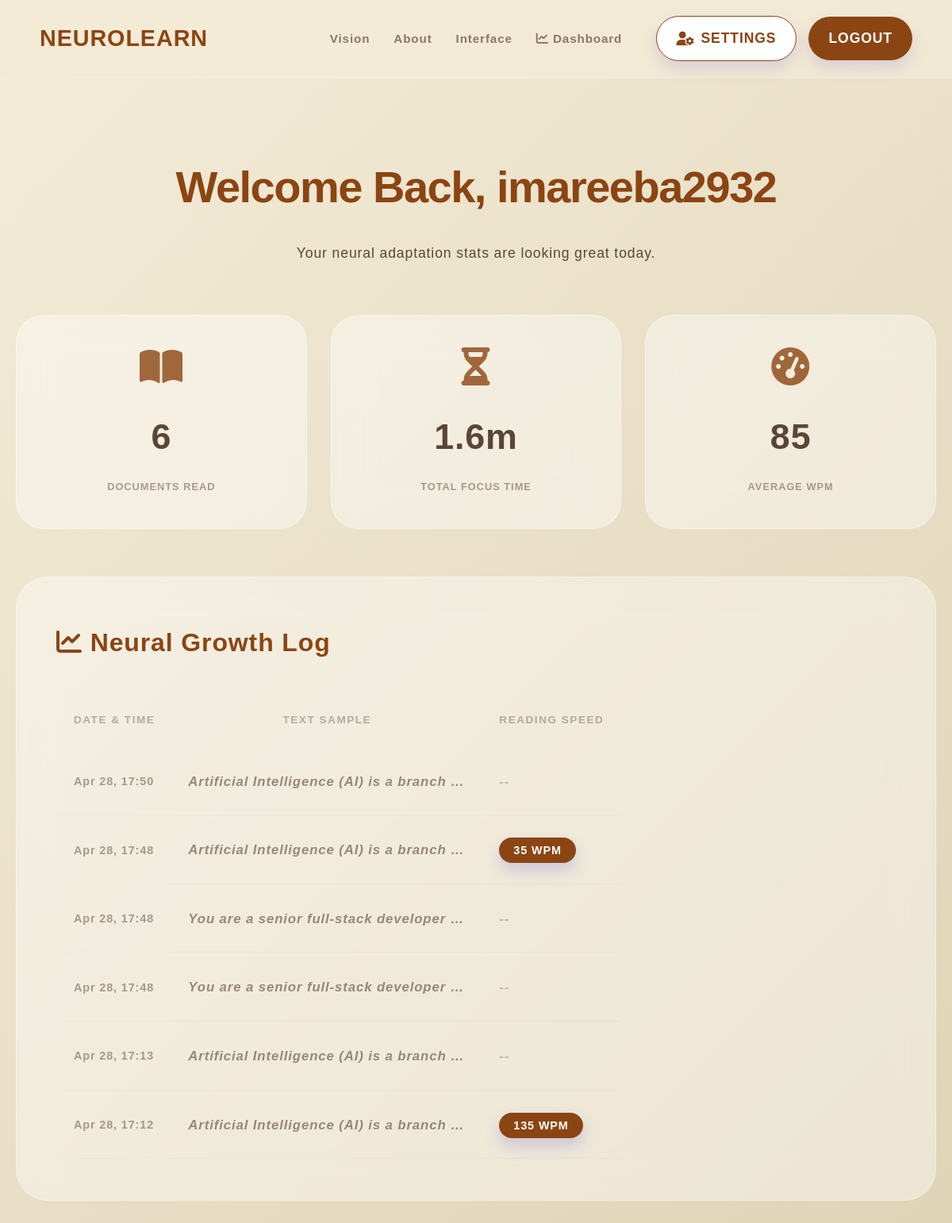
The page /dashboard (signed in) on the database its author committed.
### models.py (models this page shows)
class User(db.Model, UserMixin):
    id = db.Column(db.Integer, primary_key=True)
    username = db.Column(db.String(150), unique=True, nullable=False)
    password_hash = db.Column(db.String(150), nullable=False)
    is_admin = db.Column(db.Boolean, default=False)
    profile = db.relationship('UserProfile', backref='user', uselist=False, cascade='all, delete-orphan')
    history = db.relationship('ReadingHistory', backref='user', lazy=True)

class ReadingHistory(db.Model):
    id = db.Column(db.Integer, primary_key=True)
    user_id = db.Column(db.Integer, db.ForeignKey('user.id'), nullable=False)
    original_text = db.Column(db.Text, nullable=False)
    duration_seconds = db.Column(db.Integer, default=0)
    word_count = db.Column(db.Integer, default=0)
    date_processed = db.Column(db.DateTime, default=datetime.utcnow)

### app.py (the view)
@app.route('/dashboard')
@login_required
def dashboard():
    history = ReadingHistory.query.filter_by(user_id=current_user.id).order_by(ReadingHistory.date_processed.desc()).all()
    total_sessions = len(history)
    return render_template('dashboard.html', history=history, total_sessions=total_sessions)

### app.py (called while the page is built)
@login_manager.user_loader
def load_user(user_id):
    return User.query.get(int(user_id))

### templates/dashboard.html (shortened to what this page needs)
{% extends "base.html" %}
{% block content %}
<div class="container">
    <div class="dashboard-hero" data-aos="fade-down">
        <h1>Welcome Back, {{ current_user.username }}</h1>
        <p class="lead opacity-75 fw-bold">Your neural adaptation stats are looking great today.</p>
    </div>
    <div class="stats-row">
        <div class="stat-card" data-aos="zoom-in" data-aos-delay="100">
            <i class="fas fa-book-open"></i>
            <h2>{{ total_sessions }}</h2>
            <p>Documents Read</p>
        </div>
        <div class="stat-card" data-aos="zoom-in" data-aos-delay="200">
            <i class="fas fa-hourglass-half"></i>
            <h2>
                {% set total_time = namespace(value=0) %}
                {% for entry in history %}{% set total_time.value = total_time.value + entry.duration_seconds %}{% endfor %}
                {{ (total_time.value / 60)|round(1) }}m
            </h2>
            <p>Total Focus Time</p>
        </div>
        <div class="stat-card" data-aos="zoom-in" data-aos-delay="300">
            <i class="fas fa-tachometer-alt"></i>
            <h2>
                {% set avg_wpm = namespace(value=0, count=0) %}
                {% for entry in history %}
                    {% if entry.duration_seconds > 0 %}
                        {% set avg_wpm.value = avg_wpm.value + (entry.word_count / entry.duration_seconds * 60) %}
                        {% set avg_wpm.count = avg_wpm.count + 1 %}
                    {% endif %}
                {% endfor %}
                {% if avg_wpm.count > 0 %}{{ (avg_wpm.value / avg_wpm.count)|round|int }}{% else %}0{% endif %}
            </h2>
            <p>Average WPM</p>
        </div>
    </div>
    <div class="history-section" data-aos="fade-up">
        <h3><i class="fas fa-chart-line me-2"></i> Neural Growth Log</h3>
        <div class="table-responsive">
            <table class="table align-middle">
                <thead>
                    <tr>
                        <th>Date & Time</th>
                        <th>Text Sample</th>
                        <th>Reading Speed</th>
                    </tr>
                </thead>
                <tbody>
                    {% for entry in history %}
                    <tr>
                        <td style="font-size: 0.9rem; opacity: 0.5;">{{ entry.date_processed.strftime('%b %d, %H:%M') }}</td>
                        <td><div class="text-preview">{{ entry.original_text }}</div></td>
                        <td>
                            {% if entry.duration_seconds > 0 %}
                                <span class="wpm-badge">{{ ((entry.word_count / entry.duration_seconds) * 60)|round|int }} WPM</span>
                            {% else %}
                                <span style="opacity: 0.3;">--</span>
                            {% endif %}
                        </td>
                    </tr>
                    {% endfor %}
                </tbody>
            </table>
        </div>
    </div>
</div>
{% endblock %}

### templates/base.html (style rules this page uses)
:root { --bg-gradient: linear-gradient(135deg, #fce7f3 0%, #e0f2fe 100%); --primary-indigo: #4338ca; --text-main: #1e1b4b; --accent-pink: #fbcfe8; --accent-blue: #bae6fd; --glass: rgba(255, 255, 255, 0.4); --nav-bg: rgba(255, 255, 255, 0.3); --hl-homophone: #FFF59D; --hl-visually: #B2DFDB; --hl-misread: #F8BBD0; }
body.sepia { --bg-gradient: linear-gradient(135deg, #f4ecd8 0%, #dfd3b6 100%); --text-main: #5b4636; --primary-indigo: #8b4513; --nav-bg: rgba(244, 236, 216, 0.8); }
* { margin: 0; padding: 0; box-sizing: border-box; font-family: 'Outfit', 'OpenDyslexic', sans-serif; }
body { margin: 0; padding: 0; min-height: 100vh; color: var(--text-main); background: var(--bg-gradient); transition: all 0.4s ease; position: relative; }
.font-medium { font-size: 1.1rem; }
.spacing-relaxed { line-height: 2.0; letter-spacing: 0.05em; }

### templates/dashboard.html (style rules this page uses)
.dashboard-hero { padding: 60px 0; text-align: center; }
.dashboard-hero h1 { font-size: 3.5rem; font-weight: 800; color: var(--primary-indigo); margin-bottom: 10px; letter-spacing: -1.5px; }
.stats-row { display: grid; grid-template-columns: repeat(auto-fit, minmax(280px, 1fr)); gap: 30px; margin-bottom: 60px; }
.stat-card { background: var(--glass); backdrop-filter: blur(25px); padding: 40px; border-radius: 35px; border: 1px solid rgba(255, 255, 255, 0.4); text-align: center; transition: 0.4s cubic-bezier(0.175, 0.885, 0.32, 1.275); }
.stat-card i { font-size: 3rem; color: var(--primary-indigo); margin-bottom: 20px; opacity: 0.8; }
.stat-card h2 { font-size: 2.8rem; font-weight: 800; margin-bottom: 5px; }
.stat-card p { font-weight: 700; opacity: 0.5; text-transform: uppercase; font-size: 0.8rem; letter-spacing: 1px; }
.history-section { background: var(--glass); backdrop-filter: blur(25px); border-radius: 40px; padding: 50px; border: 1px solid rgba(255, 255, 255, 0.3); margin-bottom: 100px; }
.history-section h3 { font-size: 2rem; font-weight: 800; margin-bottom: 30px; color: var(--primary-indigo); }
.table { margin-bottom: 0; }
.table thead th { border: none; font-size: 0.85rem; text-transform: uppercase; letter-spacing: 1.5px; opacity: 0.4; padding: 20px; }
.table td { padding: 25px 20px; border-bottom: 1px solid rgba(0,0,0,0.03); font-weight: 600; font-size: 1.05rem; }
.wpm-badge { background: var(--primary-indigo); color: white; padding: 8px 18px; border-radius: 50px; font-size: 0.9rem; box-shadow: 0 10px 20px rgba(67, 56, 202, 0.2); }
.text-preview { max-width: 350px; overflow: hidden; text-overflow: ellipsis; white-space: nowrap; opacity: 0.6; font-style: italic; }

### rows shown on the page
User: username "imareeba2932"
ReadingHistory: date_processed "Apr 28, 17:50", original_text "Artificial Intelligence (AI) is a branch…"
ReadingHistory: date_processed "Apr 28, 17:48", original_text "Artificial Intelligence (AI) is a branch…", ((entry.word_count/entry.duration_seconds)*60)|round|int "35"
ReadingHistory: date_processed "Apr 28, 17:48", original_text "You are a senior full-stack developer…"
ReadingHistory: date_processed "Apr 28, 17:48", original_text "You are a senior full-stack developer…"
ReadingHistory: date_processed "Apr 28, 17:13", original_text "Artificial Intelligence (AI) is a branch…"
ReadingHistory: date_processed "Apr 28, 17:12", original_text "Artificial Intelligence (AI) is a branch…", ((entry.word_count/entry.duration_seconds)*60)|round|int "135"

### other values the page prints
{{ total_sessions }} "6"
{{ (total_time.value / 60)|round(1) }} "1.6"
{{ (avg_wpm.value / avg_wpm.count)|round|int }} "85"
